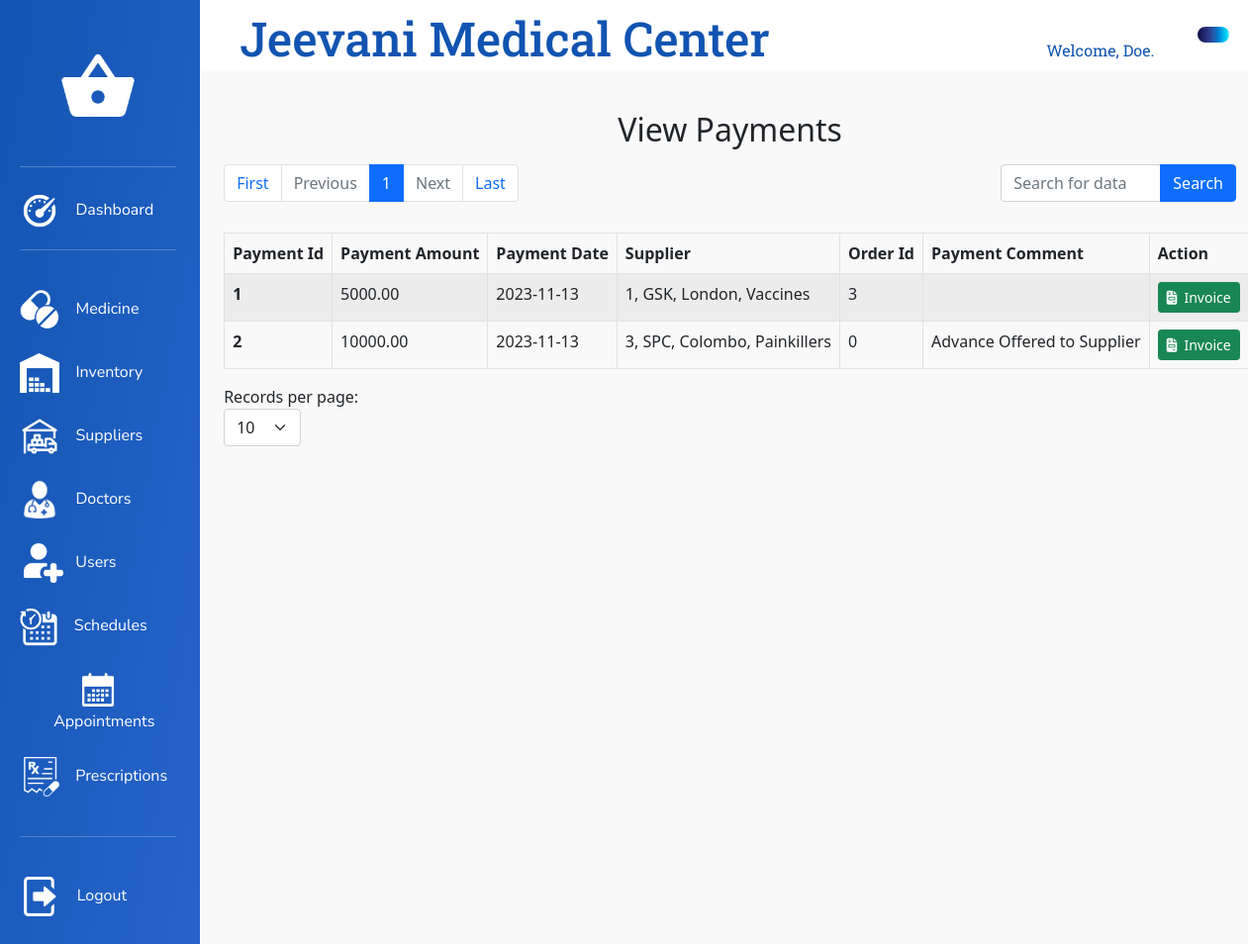
/View/SuppliersViewPayments.php (signed in), run on the app's committed database.
### tables this page shows
CREATE TABLE `payment` (
  `payment_id` int(11) NOT NULL,
  `payment_amount` decimal(12,2) NOT NULL,
  `payment_date` date NOT NULL,
  `payment_supplier_id` int(11) NOT NULL,
  `payment_order_id` int(11) DEFAULT NULL,
  `payment_comment` varchar(128) DEFAULT NULL,
  `payment_status` int(11) NOT NULL DEFAULT 1
);

CREATE TABLE `supplier` (
  `supplier_id` int(11) NOT NULL,
  `supplier_name` varchar(128) NOT NULL,
  `supplier_origin` varchar(128) NOT NULL,
  `supplier_specialisation` varchar(256) NOT NULL,
  `supplier_pending_payment` decimal(12,2) NOT NULL DEFAULT 0.00,
  `supplier_status` int(11) NOT NULL DEFAULT 1
);

### View/SuppliersViewPayments.php (the view, shortened to what the rows shown need)
<?php
require_once "../Model/SuppliersViewPaymentsInitializationModel.php";
?>
<!DOCTYPE html>
<html lang="en">
<head>
    <link rel="stylesheet" type="text/css" href="../bootstrap/bootstrap-5.0.2-dist/css/bootstrap.min.css">
    <link rel="stylesheet" type="text/css" href="../CSS/SuppliersStyles.css">
	<link rel="stylesheet" type="text/css" href="../CSS/AdminDashboardStyles.css">
    <link rel="stylesheet" type="text/css" href="../CSS/CommonDashboardStyles.css">
    <link rel="stylesheet" type="text/css" href="../CSS/Utilities.css">
</head>
<body>
    <div class="container-fluid">
        <div class="row">
            <div class="col-10">
                <div class="row">
                    <div class="col-12 title-content">
                        <h1 class="title-text">Jeevani Medical Center</h1>
                    </div>
                </div>
                <div class="row">
                    <div class="col-12 main-content">
                        <div class="row">
                            <div class="col-12">
                                <h2 class="TitleTxt">View Payments</h2>
                            </div>
                        </div>
                        <div class="row">
                            <div class="col-12">
                                <table class="table table-striped table-hover table-bordered table-responsive">
                                    <thead>
                                        <tr>
                                            <th scope="col">Payment Id</th>
                                            <th scope="col">Payment Amount</th>
                                            <th scope="col">Payment Date</th>
                                            <th scope="col">Supplier</th>
                                            <th scope="col">Order Id</th>
                                            <th scope="col">Payment Comment</th>
                                            <th scope="th-sm">Action</th>
                                        </tr>
                                    </thead>
                                    <tbody>
                                            <?php foreach ($payments as $payment) { ?>
                                                <tr>
                                                    <th scope="row"><?php echo $payment['payment_id'] ?></th>
                                                    <td id="PaymentAmount<?php echo $payment['payment_id'] ?>"> <?php echo $payment['payment_amount'] ?></td>
                                                    <td id="PaymentDate<?php echo $payment['payment_id'] ?>"><?php echo $payment['payment_date'] ?></td>
                                                    <td id="PaymentSupplierData<?php echo $payment['payment_id'] ?>"><?php echo $payment['supplier_id'] . ", " . $payment['supplier_name'] . ", " . $payment['supplier_origin'] . ", " . $payment['supplier_specialisation'] ?></td>
                                                    <td id="PaymentOrderId<?php echo $payment['payment_id'] ?>"><?php echo $payment['payment_order_id'] ?></td>
                                                    <td id="PaymentComment<?php echo $payment['payment_id'] ?>"><?php echo $payment['payment_comment'] ?></td>
                                                    <td>
                                                        <button type="submit" formtarget="_blank" class="btn btn-sm btn-success" name="invoiceButton" id="invoice-<?php echo $payment['payment_id'] ?>" value="invoice-<?php echo $payment['payment_id'] ?>" onclick="openPaymentInvoice(this.id)"><i class="fa-solid fa-file-invoice"></i>&nbsp;&nbsp;Invoice</button>
                                                    </td>
                                                </tr>
                                            <?php } ?>
                                    </tbody>
                                </table>
                            </div>
                        </div>
                    </div>
                </div>
            </div>
        </div>
    </div>
</body>
</html>

### data on the page
payment: payment_id "1", payment_amount "5000.00", payment_date "2023-11-13", supplier.supplier_id "1", supplier.supplier_name "GSK", supplier.supplier_origin "London", supplier.supplier_specialisation "Vaccines", payment_order "3"
payment: payment_id "2", payment_amount "10000.00", payment_date "2023-11-13", supplier.supplier_id "3", supplier.supplier_name "SPC", supplier.supplier_origin "Colombo", supplier.supplier_specialisation "Painkillers", payment_order "0", payment_comment "Advance Offered to Supplier"

### other printed values
$userName "Doe"
